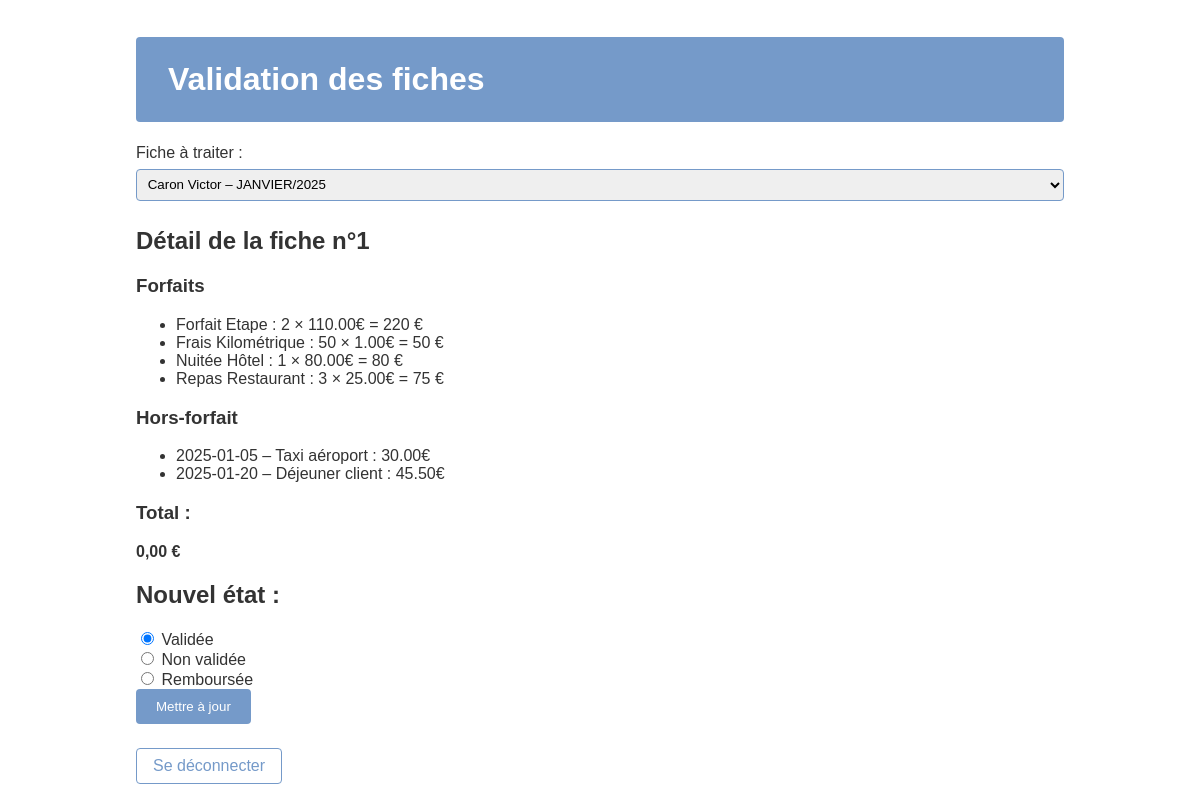
Screenshot of /validation.php?ffr_id=1 (signed in) with the database file from the repository.
### tables this page shows
CREATE TABLE `ligne_frais_forfait` (
  `FFR_ID` INT    NOT NULL,
  `FOR_ID` CHAR(3) NOT NULL,
  `LIG_QTE` INT    NOT NULL,
  PRIMARY KEY (`FFR_ID`,`FOR_ID`),
  CONSTRAINT `fk_lff_ffr`     FOREIGN KEY (`FFR_ID`) REFERENCES `fiche_frais`   (`FFR_ID`) ON DELETE CASCADE,
  CONSTRAINT `fk_lff_forfait` FOREIGN KEY (`FOR_ID`) REFERENCES `frais_forfait` (`FOR_ID`)
);

CREATE TABLE `frais_forfait` (
  `FOR_ID`      CHAR(3)     NOT NULL PRIMARY KEY,
  `FOR_LIB`     VARCHAR(20) NOT NULL,
  `FOR_MONTANT` DECIMAL(10,2) NOT NULL
);

CREATE TABLE `ligne_frais_horsforfait` (
  `ID`      INT           AUTO_INCREMENT PRIMARY KEY,
  `FFR_ID`  INT           NOT NULL,
  `DTE`     DATE          NOT NULL,
  `LIBELLE` VARCHAR(250)  NOT NULL,
  `MONTANT` DECIMAL(10,2) NOT NULL,
  `ETA_ID`  CHAR(2)       NOT NULL,
  CONSTRAINT `fk_lhf_ffr`  FOREIGN KEY (`FFR_ID`) REFERENCES `fiche_frais` (`FFR_ID`) ON DELETE CASCADE,
  CONSTRAINT `fk_lhf_etat` FOREIGN KEY (`ETA_ID`) REFERENCES `etat`        (`ETA_ID`)
);

CREATE TABLE `fiche_frais` (
  `FFR_ID`              INT           AUTO_INCREMENT PRIMARY KEY,
  `VIS_ID`              CHAR(4)       NOT NULL,
  `ETA_ID`              CHAR(2)       NOT NULL,
  `FRR_ANNEE`           CHAR(4)       NOT NULL,
  `FRR_MOIS`            ENUM('JANVIER','FEVRIER','MARS','AVRIL','MAI','JUIN','JUILLET','AOUT','SEPTEMBRE','OCTOBRE','NOVEMBRE','DECEMBRE') NOT NULL,
  `FRR_MONTANT_VALIDE`  DECIMAL(10,2) NOT NULL DEFAULT 0,
  `FRR_NB_JUSTIFICATIFS` INT          NOT NULL DEFAULT 0,
  `FRR_DATE_MODIF`      DATE          NOT NULL,
  KEY (`VIS_ID`),
  KEY (`ETA_ID`),
  CONSTRAINT `fk_ff_visiteur` FOREIGN KEY (`VIS_ID`) REFERENCES `visiteur` (`VIS_ID`) ON DELETE CASCADE,
  CONSTRAINT `fk_ff_etat`      FOREIGN KEY (`ETA_ID`) REFERENCES `etat`    (`ETA_ID`) ON DELETE CASCADE
);

### src/config.php (called while the page is built)
<?php
return [
    'db_host'    => '127.0.0.1',
    'db_port'    => '3306',
    'db_name'    => 'meditech',
    'db_user'    => 'root',
    'db_pass'    => '',
    'db_charset' => 'utf8mb4',
  ];

### src/Database.php (called while the page is built)
<?php
class Database {
    private static $pdo;
    public static function get() {
        if (!self::$pdo) {
            $c = require __DIR__ . '/config.php';
            $dsn = sprintf(
              "mysql:host=%s;port=%s;dbname=%s;charset=%s",
              $c['db_host'],
              $c['db_port'],
              $c['db_name'],
              $c['db_charset']
            );
            self::$pdo = new PDO($dsn, $c['db_user'], $c['db_pass'], [
                PDO::ATTR_ERRMODE            => PDO::ERRMODE_EXCEPTION,
                PDO::ATTR_DEFAULT_FETCH_MODE => PDO::FETCH_ASSOC,
            ]);
        }
        return self::$pdo;
    }
}

### src/FraisManager.php (called while the page is built, shortened)
<?php
require_once __DIR__ . '/Database.php';
class FraisManager {
    private $pdo;
    public function __construct() {
        $this->pdo = Database::get();
    }
public function getDetailFiche(int $ffrId): array {
    $stmt = $this->pdo->prepare(
      "SELECT l.FOR_ID, l.LIG_QTE, f.FOR_LIB, f.FOR_MONTANT
       FROM ligne_frais_forfait l
       JOIN frais_forfait f USING (FOR_ID)
       WHERE l.FFR_ID = ?"
    );
    $stmt->execute([$ffrId]);
    $forfaits = $stmt->fetchAll();
    $stmt = $this->pdo->prepare(
      "SELECT * FROM ligne_frais_horsforfait WHERE FFR_ID = ?"
    );
    $stmt->execute([$ffrId]);
    $horsforfait = $stmt->fetchAll();
    $stmt = $this->pdo->prepare(
      "SELECT FRR_MONTANT_VALIDE FROM fiche_frais WHERE FFR_ID = ?"
    );
    $stmt->execute([$ffrId]);
    $total = (float)$stmt->fetchColumn();
    return [
      'forfaits'    => $forfaits,
      'horsforfait' => $horsforfait,
      'total'       => $total,
    ];
}
    public function getFichesByStatut(string $statut): array {
        $stmt = $this->pdo->prepare(
            "SELECT f.*, v.VIS_NOM, v.VIS_PRENOM
             FROM fiche_frais f
             JOIN visiteur v USING (VIS_ID)
             WHERE ETA_ID = ?
             ORDER BY FRR_ANNEE DESC, FRR_MOIS DESC"
        );
        $stmt->execute([$statut]);
        return $stmt->fetchAll();
    }
}

### public/validation.php (the view, shortened to what this page needs)
<?php
require_once __DIR__ . '/../src/FraisManager.php';
$fm = new FraisManager();
$fiches = $fm->getFichesByStatut('CR');
$selectedId = isset($_GET['ffr_id']) ? (int)$_GET['ffr_id'] : null;
$detail = null;
if ($selectedId) {
    $detail = $fm->getDetailFiche($selectedId);
}
?>
<!DOCTYPE html>
<html>
<head><meta charset="utf-8"><title>Validation des fiches</title>
<link rel="stylesheet" href="css/style.css">
</head>
<body class="container">
  <h1>Validation des fiches</h1>
  <form method="get" action="validation.php">
    <label>Fiche à traiter :</label>
    <select name="ffr_id" onchange="this.form.submit()">
      <?php foreach($fiches as $f): ?>
        <option value="<?= $f['FFR_ID'] ?>"
          <?= $selectedId === (int)$f['FFR_ID'] ? 'selected' : '' ?>>
          <?= htmlspecialchars($f['VIS_NOM'].' '.$f['VIS_PRENOM'].' – '.$f['FRR_MOIS'].'/'.$f['FRR_ANNEE']) ?>
        </option>
      <?php endforeach; ?>
    </select>
  </form>
  <?php if ($detail): ?>
    <h2>Détail de la fiche n°<?= $selectedId ?></h2>
    <h3>Forfaits</h3>
    <ul>
      <?php foreach($detail['forfaits'] as $l): ?>
        <li>
          <?= "{$l['FOR_LIB']} : {$l['LIG_QTE']} × {$l['FOR_MONTANT']}€ = " .
             ($l['LIG_QTE'] * $l['FOR_MONTANT']) ?> €
        </li>
      <?php endforeach; ?>
    </ul>
    <h3>Hors-forfait</h3>
    <ul>
      <?php foreach($detail['horsforfait'] as $h): ?>
        <li><?= "{$h['DTE']} – {$h['LIBELLE']} : {$h['MONTANT']}€" ?></li>
      <?php endforeach; ?>
    </ul>
    <?php if ($detail): ?>
  <h3>Total :</h3>
  <p><strong><?= number_format($detail['total'], 2, ',', ' ') ?> €</strong></p>
<?php endif; ?>
    <form method="post" action="validation.php">
      <h2>Nouvel état :</h2>
      <label><input type="radio" name="etat" value="VA" checked> Validée</label><br>
      <label><input type="radio" name="etat" value="NV"> Non validée</label><br>
      <label><input type="radio" name="etat" value="RB"> Remboursée</label><br>
      <button type="submit" class="submit-button">Mettre à jour</button>
    </form>
  <?php endif; ?>
  <p><a href="logout.php" class="btn secondary">Se déconnecter</a></p>
</body>
</html>

### public/css/style.css (style rules this page uses)
:root { --primary-color: #759AC9; --primary-hover: #628DC3; --secondary-color: #FFFFFF; --text-color: #333333; --font-family-base: Arial, sans-serif; --border-radius: 4px; --input-border: #759AC9; }
* { box-sizing: border-box; }
body { margin: 0; padding: 1em; font-family: var(--font-family-base); color: var(--text-color); background-color: var(--secondary-color); }
.container { max-width: 960px; margin: 0 auto; padding: 1em; }
.title, .titrepage, h1 { background-color: var(--primary-color); color: var(--secondary-color); padding: 0.75em 1em; border-radius: var(--border-radius); }
input[type="text"], input[type="number"], select { width: 100%; padding: 0.5em; margin: 0.5em 0; border: 1px solid var(--input-border); border-radius: var(--border-radius); }
button, input[type="submit"] { background-color: var(--primary-color); color: var(--secondary-color); border: none; border-radius: var(--border-radius); padding: 0.75em 1.5em; cursor: pointer; transition: background-color 0.2s ease-in-out; }
.btn { display: inline-block; padding: 0.5em 1em; background-color: var(--primary-color); color: var(--secondary-color); text-decoration: none; border-radius: var(--border-radius); margin: 0.5em 0; transition: background-color 0.2s ease-in-out; }
.btn.secondary { background-color: transparent; color: var(--primary-color); border: 1px solid var(--primary-color); }

### rows the page displays
ligne_frais_forfait: FOR_ID.FOR_LIB "Forfait Etape", LIG_QTE "2", FOR_ID.FOR_MONTANT "110.00", $l['LIG_QTE']*$l['FOR_MONTANT'] "220"
ligne_frais_forfait: FOR_ID.FOR_LIB "Frais Kilométrique", LIG_QTE "50", FOR_ID.FOR_MONTANT "1.00", $l['LIG_QTE']*$l['FOR_MONTANT'] "50"
ligne_frais_forfait: FOR_ID.FOR_LIB "Nuitée Hôtel", LIG_QTE "1", FOR_ID.FOR_MONTANT "80.00", $l['LIG_QTE']*$l['FOR_MONTANT'] "80"
ligne_frais_forfait: FOR_ID.FOR_LIB "Repas Restaurant", LIG_QTE "3", FOR_ID.FOR_MONTANT "25.00", $l['LIG_QTE']*$l['FOR_MONTANT'] "75"
ligne_frais_horsforfait: DTE "2025-01-05", LIBELLE "Taxi aéroport", MONTANT "30.00"
ligne_frais_horsforfait: DTE "2025-01-20", LIBELLE "Déjeuner client", MONTANT "45.50"
fiche_frais: FRR_MONTANT_VALIDE "0,00"

### other values shown
$selectedId "1"
form field ffr_id "Caron Victor – JANVIER/2025"
